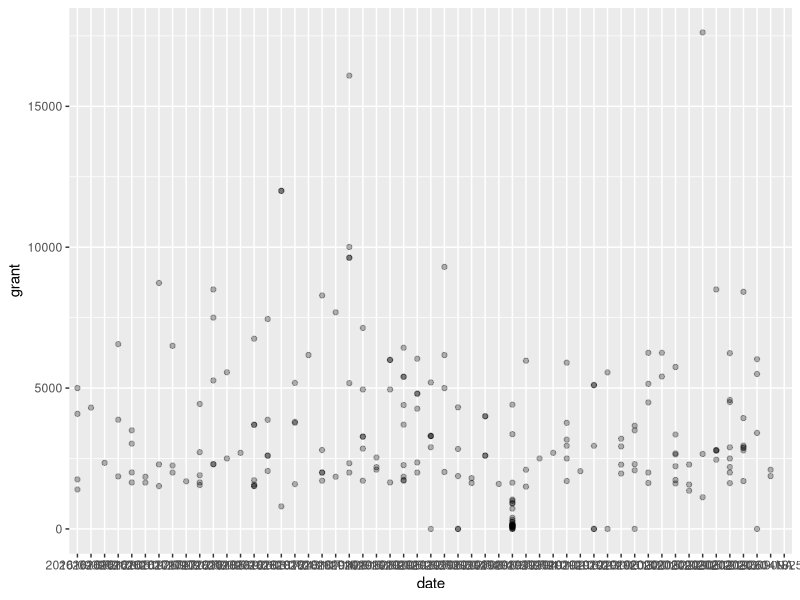

This figure's R source:
## ---- chunk 1
library(ggplot2)
library(tidyverse)
## ---- chunk 2
prog <- read.csv("data/programming.csv")
prog <- prog[2:6] 
## ---- chunk 3
prog <- prog %>%
  mutate()
## ---- chunk 4
prog %>%
  filter(org %in% c("BDU", "Blue Devils United")) %>%
  arrange(desc(deny))
## ---- chunk 5
ggplot(prog, aes(x = date, y = grant)) +
  geom_point(alpha = 0.3)
## ---- chunk 6
prog %>%
  group_by(org) %>%
  summarize(deny = sum(deny), request = sum(req))
